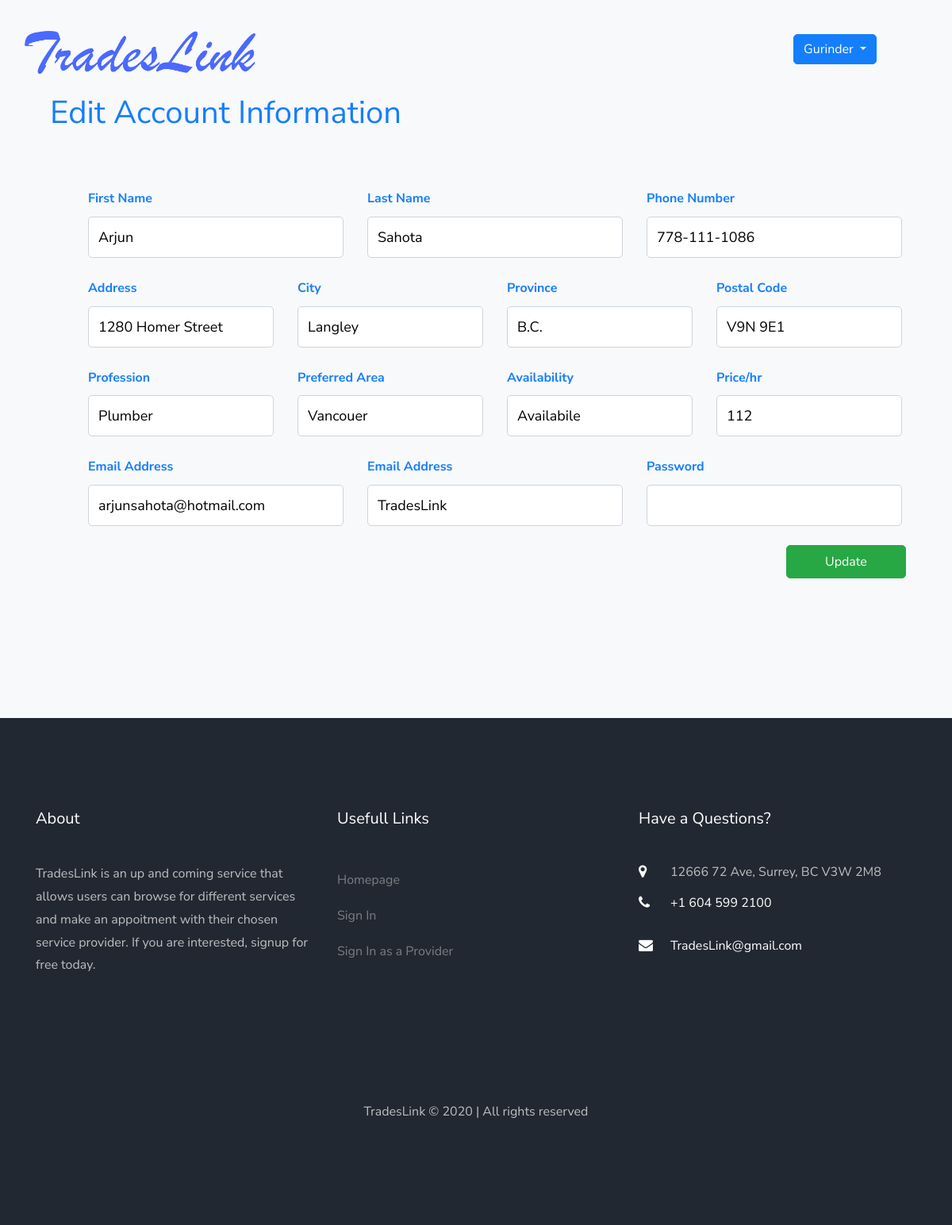
The page /account/my_account/provider_account.php?id=1 (signed in) on the database its author committed.
### tables this page shows
CREATE TABLE providers
    (
        id INT(11) NOT NULL
        AUTO_INCREMENT,
    first_name VARCHAR
        (255),
    last_name VARCHAR
        (255),
    phone_number VARCHAR
        (255),
    email VARCHAR
        (255),
    hashed_password  VARCHAR
        (255),
    business_name VARCHAR
        (255),
	street VARCHAR
        (255),
	city VARCHAR
        (255),
	province VARCHAR
        (255),
    postal_code VARCHAR
        (7),
    profession VARCHAR
        (255),
    preferred_area VARCHAR
        (255),
    available VARCHAR
        (20),
    price_per_hour INT DEFAULT NULL,

    PRIMARY KEY
        (id)
);

### private/functions.php (called while the page is built, shortened)
<?php
function url_for($script_path)
{
  if ($script_path[0] != '/') {
    $script_path = "/" . $script_path;
  }
  return WWW_ROOT . $script_path;
}
function u($string = "")
{
  return urlencode($string);
}
function h($string = "")
{
  return htmlspecialchars($string);
}

### private/database.php (called while the page is built, shortened)
<?php
  function db_escape($connection, $string) {
    return mysqli_real_escape_string($connection, $string);
  }
?>

### private/query_functions.php (called while the page is built, shortened)
<?php
function find_provider_by_id($id)
{
  global $db;
  $sql = "SELECT * FROM providers ";
  $sql .= "WHERE id='" . db_escape($db, $id) . "' ";
  $sql .= "LIMIT 1";
  $result = mysqli_query($db, $sql);
  $provider = mysqli_fetch_assoc($result);
  return $provider;
}

### public/account/my_account/provider_account.php (the view, shortened to what this page needs)
<?php require_once('../../../private/initialize.php');
$id = $_GET['id'];
if (is_post_request()) {
    $provider = [];
    $provider['id'] = $id;
    $provider['first_name'] = $_POST['first_name'] ?? '';
    $provider['last_name'] = $_POST['last_name'] ?? '';
    $provider['email'] = $_POST['email'] ?? '';
    $provider['phone_number'] = $_POST['phone_number'] ?? '';
    $provider['password'] = $_POST['password'] ?? '';
    $provider['business_name'] = $_POST['business_name'] ?? '';
    $provider['street'] = $_POST['street'] ?? '';
    $provider['city'] = $_POST['city'] ?? '';
    $provider['province'] = $_POST['province'] ?? '';
    $provider['postal_code'] = $_POST['postal_code'] ?? '';
    $provider['profession'] = $_POST['profession'] ?? '';
    $provider['preferred_area'] = $_POST['preferred_area'] ?? '';
    $provider['available'] = $_POST['available'] ?? '';
    $provider['price_per_hour'] = $_POST['price_per_hour'] ?? '';
    $result = update_provider($provider);
    if ($result === true) {
        $_SESSION['message'] = 'Information updated.';
        redirect_to(url_for('/account/my_account/provider_account.php?id=' . h(u($id))));
    } else {
        $errors = $result;
    }
} else {
    $provider = find_provider_by_id($id);
}
?>
<?php include(SHARED_PATH . '/header.php'); ?>
<section class="ftco-section bg-light">
    <div class="container-fluid">
        <div class="row">
            <div class="col-md-12 col-lg-12">
                <div class="row">
                    <div class="col-md-6 col-lg-6">
                        <h1><label class="text-primary ml-5">Edit Account Information</label></h1>
                    </div>
                    <div class="col-md-6 col-lg-6 ">
                    </div>
                </div>
                <form action="<?php echo url_for('/account/my_account/provider_account.php?id=' . h(u($id))); ?>" method="post" class="ml-5 p-5">
                    <div class="row form-group">
                        <div class="col-md-4 col-lg-4 mb-2">
                            <label class="font-weight-bold text-primary" for="first_name">First Name</label>
                            <input type="text" class="form-control" name="first_name" value="<?php echo h($provider['first_name']) ?>">
                        </div>
                        <div class="col-md-4 col-lg-4 mb-2">
                            <label class="font-weight-bold text-primary" for="last_name">Last Name</label>
                            <input type="text" class="form-control" name="last_name" value="<?php echo h($provider['last_name']) ?>">
                        </div>
                        <div class="col-md-4 col-lg-4 mb-2">
                            <label class="font-weight-bold text-primary" for="phone_number">Phone Number</label>
                            <input type="text" name="phone_number" class="form-control" value="<?php echo h($provider['phone_number']) ?>">
                        </div>
                    </div>
                    <div class="row form-group">
                        <div class="col-md-4 col-lg-3 mb-2">
                            <label class="font-weight-bold text-primary" for="street">Address</label>
                            <input type="text" name="street" class="form-control" value="<?php echo h($provider['street']) ?>">
                        </div>
                        <div class="col-md-2 col-lg-3 mb-2">
                            <label class="font-weight-bold text-primary" for="city">City</label>
                            <input type="text" name="city" class="form-control" value="<?php echo h($provider['city']) ?>">
                        </div>
                        <div class="col-md-4 col-lg-3 mb-2">
                            <label class="font-weight-bold text-primary" for="province">Province</label>
                            <input type="text" name="province" class="form-control" value="<?php echo h($provider['province']) ?>">
                        </div>
                        <div class="col-md-2 col-lg-3 mb-2">
                            <label class="font-weight-bold text-primary" for="postal_code">Postal Code</label>
                            <input type="text" name="postal_code" class="form-control" value="<?php echo h($provider['postal_code']) ?>">
                        </div>
                    </div>
                    <div class="row form-group">
                        <div class="col-md-4 col-lg-3 mb-2">
                            <label class="font-weight-bold text-primary" for="profession">Profession</label>
                            <input type="text" name="profession" class="form-control" value="<?php echo h($provider['profession']) ?>">
                        </div>
                        <div class="col-md-2 col-lg-3 mb-2">
                            <label class="font-weight-bold text-primary" for="preferred_area">Preferred Area</label>
                            <input type="text" name="preferred_area" class="form-control" value="<?php echo h($provider['preferred_area']) ?>">
                        </div>
                        <div class="col-md-4 col-lg-3 mb-2">
                            <label class="font-weight-bold text-primary" for="available">Availability</label>
                            <input type="text" name="available" class="form-control" value="<?php echo h($provider['available']) ?>">
                        </div>
                        <div class="col-md-2 col-lg-3 mb-2">
                            <label class="font-weight-bold text-primary" for="price_per_hour">Price/hr</label>
                            <input type="text" name="price_per_hour" class="form-control" value="<?php echo h($provider['price_per_hour']) ?>">
                        </div>
                    </div>
                    <div class="row form-group">
                        <div class="col-md-4 col-lg-4 mb-2">
                            <label class="font-weight-bold text-primary" for="email">Email Address</label>
                            <input type="text" name="email" class="form-control" value="<?php echo h($provider['email']) ?>">
                        </div>
                        <div class="col-md-4 col-lg-4 mb-2">
                            <label class="font-weight-bold text-primary" for="business_name">Email Address</label>
                            <input type="text" name="business_name" class="form-control" value="<?php echo h($provider['business_name']) ?>">
                        </div>
                        <div class="col-md-4 col-lg-4 mb-2">
                            <label class="font-weight-bold text-primary" for="password">Password</label>
                            <input type="password" name="password" class="form-control" value="">
                        </div>
                    </div>
                    <div class="row form-group mt-2">
                        <div class="col-md-12 col-lg-10">
                        </div>
                        <div class="col-md-12 col-lg-2">
                            <input type="submit" value="Update" name="updateUser" class="btn btn-success  py-2 px-5">
                        </div>
                    </div>
                </form>
            </div>
        </div>
    </div>
</section>
<?php include(SHARED_PATH . '/footer.php'); ?>

### rows shown on the page
providers: first_name "Arjun", last_name "Sahota", phone_number "778-111-1086", street "1280 Homer Street", city "Langley", province "B.C.", postal_code "V9N 9E1", profession "Plumber", preferred_area "Vancouer", available "Availabile", price_per_hour "112", email "arjunsahota@hotmail.com", business_name "TradesLink"

### other values the page prints
$_SESSION['first_name'] "Gurinder"
